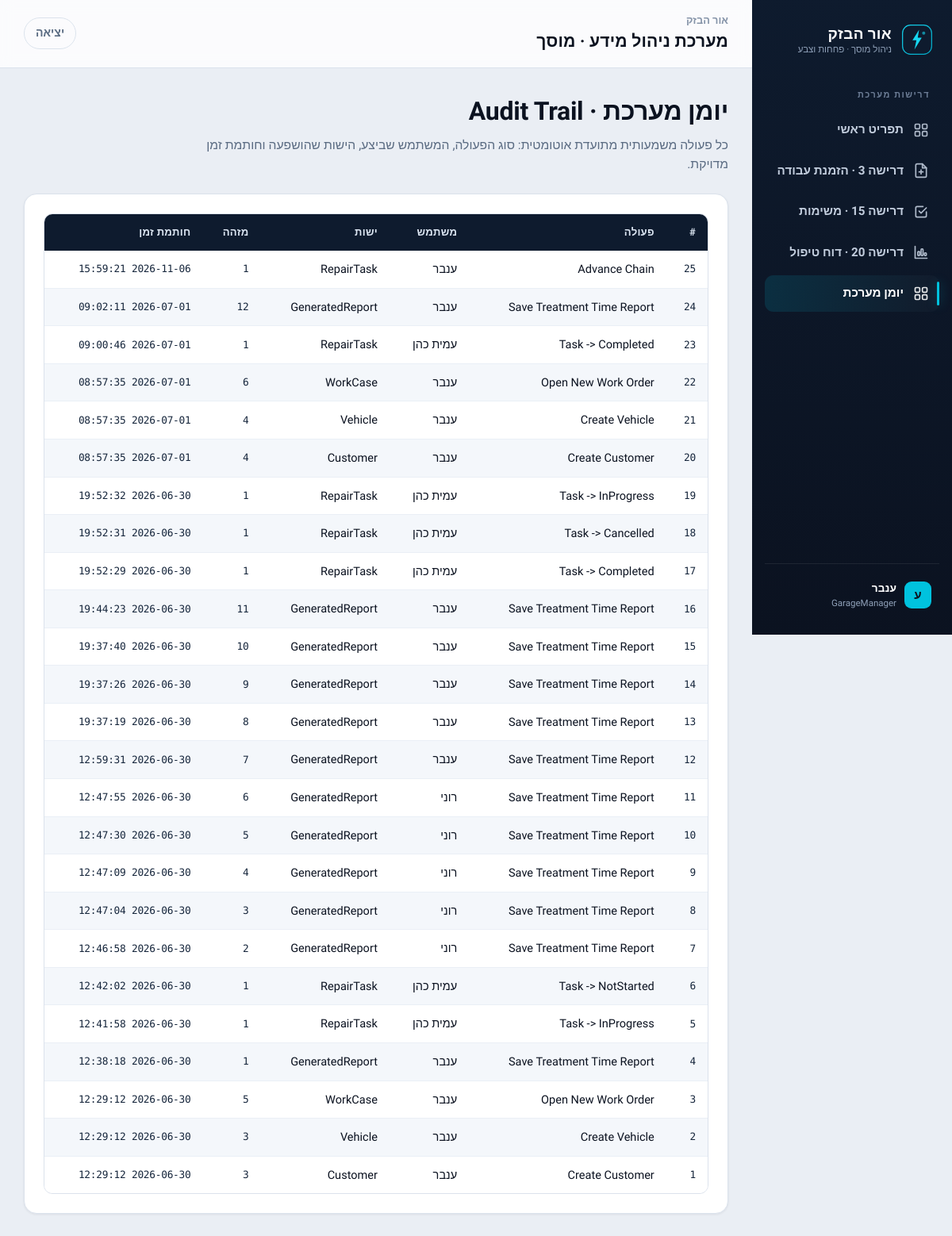
Page /system-log (signed in) on the committed database.
### tables this page shows
CREATE TABLE users (
    user_id INTEGER PRIMARY KEY AUTOINCREMENT,
    username TEXT NOT NULL UNIQUE,
    password TEXT NOT NULL,
    full_name TEXT NOT NULL,
    role TEXT NOT NULL CHECK(role IN ('CEO','GarageManager','WorkManager','BodyWorker','Painter','Driver','Employee')),
    employee_id INTEGER,
    created_at TEXT NOT NULL,
    updated_at TEXT NOT NULL
);

CREATE TABLE system_log (
    change_id INTEGER PRIMARY KEY AUTOINCREMENT,
    action_type TEXT NOT NULL,
    user_id INTEGER NOT NULL,
    entity_id INTEGER NOT NULL,
    entity_name TEXT NOT NULL,
    timestamp TEXT NOT NULL,
    created_at TEXT NOT NULL,
    updated_at TEXT NOT NULL,
    FOREIGN KEY(user_id) REFERENCES users(user_id)
);

### app.py (the view)
@app.route("/system-log")
def system_log():
    if not require_login():
        return redirect(url_for("login"))
    if not auth.checkPermissions(current_user(), MANAGER_ROLES):
        flash("אין הרשאה — יומן המערכת זמין למנהלים בלבד.", "error")
        return redirect(url_for("dashboard"))
    rows = SystemLogController(db).getHistory()
    return render_template("system_log.html", user=current_user(), rows=rows)

### app.py (called while the page is built)
def current_user():
    return session.get("user")

def require_login():
    return current_user() is not None

### controllers/auth_controller.py (called while the page is built)
    def checkPermissions(self, user: dict, allowed_roles: list) -> bool:
        if not user:
            return False
        u = User(userId=user.get("user_id"), role=user.get("role", ""))
        return u.checkPermissions(allowed_roles)

### controllers/system_log_controller.py (called while the page is built)
    def getHistory(self):
        return self.db.query("""
            SELECT sl.change_id, sl.action_type, sl.entity_name, sl.entity_id, sl.timestamp,
                   u.full_name AS user_name
            FROM system_log sl
            JOIN users u ON sl.user_id = u.user_id
            ORDER BY sl.timestamp DESC, sl.change_id DESC
        """)

### db/database.py (called while the page is built)
    def connect(self):
        conn = sqlite3.connect(self.path)
        conn.row_factory = sqlite3.Row
        conn.execute("PRAGMA foreign_keys = ON")
        return conn

    def _fetch_all(self, query, params=()):
        with self.connect() as conn:
            return [dict(r) for r in conn.execute(query, params).fetchall()]

    def query(self, sql, params=()):
        return self._fetch_all(sql, params)

### models/entities.py (called while the page is built)
    def checkPermissions(self, allowed_roles: List[str]) -> bool:
        return self.role in allowed_roles

### templates/system_log.html (shortened to what this page needs)
{% extends "shell.html" %}
{% set active = 'log' %}
{% block content %}
<div class="page-head">
  <h2 class="page-title">יומן מערכת · Audit Trail</h2>
  <p class="page-sub">כל פעולה משמעותית מתועדת אוטומטית: סוג הפעולה, המשתמש שביצע, הישות שהושפעה וחותמת זמן מדויקת.</p>
</div>
<div class="card">
  <div class="table-wrap">
    <table>
      <thead><tr><th>#</th><th>פעולה</th><th>משתמש</th><th>ישות</th><th>מזהה</th><th>חותמת זמן</th></tr></thead>
      <tbody>
        {% for r in rows %}
        <tr>
          <td class="mono">{{ r.change_id }}</td>
          <td>{{ r.action_type }}</td>
          <td>{{ r.user_name }}</td>
          <td>{{ r.entity_name }}</td>
          <td class="mono">{{ r.entity_id }}</td>
          <td class="mono">{{ r.timestamp }}</td>
        </tr>
        {% else %}
        <tr><td colspan="6" class="center muted">היומן ריק עדיין.</td></tr>
        {% endfor %}
      </tbody>
    </table>
  </div>
</div>
{% endblock %}

### templates/shell.html (shortened to what this page needs)
{% extends "base.html" %}
{% macro icon(name) %}
  {% if name=='menu' %}<svg class="ico" viewBox="0 0 24 24" fill="none" stroke="currentColor" stroke-width="2" stroke-linecap="round" stroke-linejoin="round"><rect x="3" y="3" width="7" height="7" rx="1.5"/><rect x="14" y="3" width="7" height="7" rx="1.5"/><rect x="3" y="14" width="7" height="7" rx="1.5"/><rect x="14" y="14" width="7" height="7" rx="1.5"/></svg>
  {% elif name=='wo' %}<svg class="ico" viewBox="0 0 24 24" fill="none" stroke="currentColor" stroke-width="2" stroke-linecap="round" stroke-linejoin="round"><path d="M14 2v6h6"/><path d="M4 4a2 2 0 0 1 2-2h8l6 6v12a2 2 0 0 1-2 2H6a2 2 0 0 1-2-2z"/><path d="M12 11v6M9 14h6"/></svg>
  {% elif name=='dash' %}<svg class="ico" viewBox="0 0 24 24" fill="none" stroke="currentColor" stroke-width="2" stroke-linecap="round" stroke-linejoin="round"><path d="M9 11l3 3 8-8"/><path d="M20 12v6a2 2 0 0 1-2 2H6a2 2 0 0 1-2-2V6a2 2 0 0 1 2-2h9"/></svg>
  {% elif name=='report' %}<svg class="ico" viewBox="0 0 24 24" fill="none" stroke="currentColor" stroke-width="2" stroke-linecap="round" stroke-linejoin="round"><path d="M3 3v18h18"/><rect x="7" y="11" width="3" height="6" rx="1"/><rect x="12" y="7" width="3" height="10" rx="1"/><rect x="17" y="13" width="3" height="4" rx="1"/></svg>
  {% elif name=='log' %}<svg class="ico" viewBox="0 0 24 24" fill="none" stroke="currentColor" stroke-width="2" stroke-linecap="round" stroke-linejoin="round"><circle cx="12" cy="12" r="9"/><path d="M12 7v5l3 2"/></svg>
  {% endif %}
{% endmacro %}
{% block body %}
<div class="app">
  <aside class="sidebar">
    <div class="logo-row">
      {% include "_logo.html" with context %}
      <div class="logo-text"><div class="nm">אור הבזק</div><div class="sb">ניהול מוסך · פחחות וצבע</div></div>
    </div>
{% set _mgr = user and user.role in ['GarageManager','WorkManager','CEO'] %}
    <div class="side-label">דרישות מערכת</div>
    <a href="{{ url_for('menu') }}" class="side-link {{ 'active' if active=='menu' }}">{{ icon('menu') }} תפריט ראשי</a>
    <a href="{{ url_for('work_order') if _mgr else '#' }}" class="side-link {{ 'active' if active=='wo' }}" {{ '' if _mgr else 'onclick="noAccess(event)"' }}>{{ icon('wo') }} דרישה 3 · הזמנת עבודה</a>
    <a href="{{ url_for('dashboard') }}" class="side-link {{ 'active' if active=='dash' }}">{{ icon('dash') }} דרישה 15 · משימות</a>
    <a href="{{ url_for('report') if _mgr else '#' }}" class="side-link {{ 'active' if active=='report' }}" {{ '' if _mgr else 'onclick="noAccess(event)"' }}>{{ icon('report') }} דרישה 20 · דוח טיפול</a>
    {% if _mgr %}<a href="{{ url_for('system_log') }}" class="side-link {{ 'active' if active=='log' }}">{{ icon('menu') }} יומן מערכת</a>{% endif %}
    {% if user %}
    <div class="side-foot">
      <div class="side-user">
        <div class="av">{{ user.full_name[:1] }}</div>
        <div><div class="nm">{{ user.full_name }}</div><div class="rl">{{ user.role }}</div></div>
      </div>
    </div>
    {% endif %}
  </aside>
  <div class="content">
    <header class="topbar">
      <div>
        <div class="crumb">אור הבזק</div>
        <h1>מערכת ניהול מידע · מוסך</h1>
      </div>
      <a href="{{ url_for('logout') }}" class="logout-btn">יציאה</a>
    </header>
    <main class="wrap">
      {% block content %}{% endblock %}
    </main>
  </div>
</div>
{% endblock %}

### rows in the picture
users: full_name "ענבר", role "GarageManager"
system_log: change_id "25", action_type "Advance Chain", user_name "ענבר", entity_name "RepairTask", entity_id "1", timestamp "2026-11-06 15:59:21"
system_log: change_id "24", action_type "Save Treatment Time Report", user_name "ענבר", entity_name "GeneratedReport", entity_id "12", timestamp "2026-07-01 09:02:11"
system_log: change_id "23", action_type "Task -> Completed", user_name "עמית כהן", entity_name "RepairTask", entity_id "1", timestamp "2026-07-01 09:00:46"
system_log: change_id "22", action_type "Open New Work Order", user_name "ענבר", entity_name "WorkCase", entity_id "6", timestamp "2026-07-01 08:57:35"
system_log: change_id "21", action_type "Create Vehicle", user_name "ענבר", entity_name "Vehicle", entity_id "4", timestamp "2026-07-01 08:57:35"
system_log: change_id "20", action_type "Create Customer", user_name "ענבר", entity_name "Customer", entity_id "4", timestamp "2026-07-01 08:57:35"
system_log: change_id "19", action_type "Task -> InProgress", user_name "עמית כהן", entity_name "RepairTask", entity_id "1", timestamp "2026-06-30 19:52:32"
system_log: change_id "18", action_type "Task -> Cancelled", user_name "עמית כהן", entity_name "RepairTask", entity_id "1", timestamp "2026-06-30 19:52:31"
system_log: change_id "17", action_type "Task -> Completed", user_name "עמית כהן", entity_name "RepairTask", entity_id "1", timestamp "2026-06-30 19:52:29"
system_log: change_id "16", action_type "Save Treatment Time Report", user_name "ענבר", entity_name "GeneratedReport", entity_id "11", timestamp "2026-06-30 19:44:23"
system_log: change_id "15", action_type "Save Treatment Time Report", user_name "ענבר", entity_name "GeneratedReport", entity_id "10", timestamp "2026-06-30 19:37:40"
system_log: change_id "14", action_type "Save Treatment Time Report", user_name "ענבר", entity_name "GeneratedReport", entity_id "9", timestamp "2026-06-30 19:37:26"
system_log: change_id "13", action_type "Save Treatment Time Report", user_name "ענבר", entity_name "GeneratedReport", entity_id "8", timestamp "2026-06-30 19:37:19"
system_log: change_id "12", action_type "Save Treatment Time Report", user_name "ענבר", entity_name "GeneratedReport", entity_id "7", timestamp "2026-06-30 12:59:31"
system_log: change_id "11", action_type "Save Treatment Time Report", user_name "רוני", entity_name "GeneratedReport", entity_id "6", timestamp "2026-06-30 12:47:55"
system_log: change_id "10", action_type "Save Treatment Time Report", user_name "רוני", entity_name "GeneratedReport", entity_id "5", timestamp "2026-06-30 12:47:30"
system_log: change_id "9", action_type "Save Treatment Time Report", user_name "רוני", entity_name "GeneratedReport", entity_id "4", timestamp "2026-06-30 12:47:09"
system_log: change_id "8", action_type "Save Treatment Time Report", user_name "רוני", entity_name "GeneratedReport", entity_id "3", timestamp "2026-06-30 12:47:04"
system_log: change_id "7", action_type "Save Treatment Time Report", user_name "רוני", entity_name "GeneratedReport", entity_id "2", timestamp "2026-06-30 12:46:58"
system_log: change_id "6", action_type "Task -> NotStarted", user_name "עמית כהן", entity_name "RepairTask", entity_id "1", timestamp "2026-06-30 12:42:02"
system_log: change_id "5", action_type "Task -> InProgress", user_name "עמית כהן", entity_name "RepairTask", entity_id "1", timestamp "2026-06-30 12:41:58"
system_log: change_id "4", action_type "Save Treatment Time Report", user_name "ענבר", entity_name "GeneratedReport", entity_id "1", timestamp "2026-06-30 12:38:18"
system_log: change_id "3", action_type "Open New Work Order", user_name "ענבר", entity_name "WorkCase", entity_id "5", timestamp "2026-06-30 12:29:12"
system_log: change_id "2", action_type "Create Vehicle", user_name "ענבר", entity_name "Vehicle", entity_id "3", timestamp "2026-06-30 12:29:12"
system_log: change_id "1", action_type "Create Customer", user_name "ענבר", entity_name "Customer", entity_id "3", timestamp "2026-06-30 12:29:12"

### other values in the picture
{{ user.full_name[:1] }} "ע"
